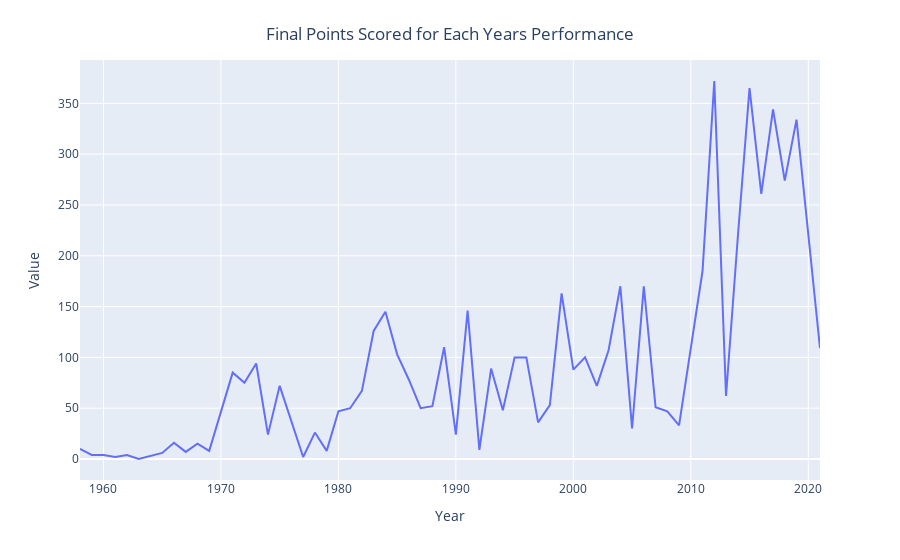

Notebook source saved alongside this figure:
### Code cell
final_points = df.data.loc[df.data['Measure'] == 'Final Points'].sort_values(by=['Year'], ascending=True)

fig = px.line(final_points, x="Year", y="Value")
fig.update_layout(
    title={
        'text': "Final Points Scored for Each Years Performance",
        'y':0.95,
        'x':0.5,
        'xanchor': 'center',
        'yanchor': 'top'})
fig.show()

### Figure 1 — Plotly figure (JSON) as saved in the notebook; plotly's stock layout.template omitted (floating-point values rounded to 4 significant figures)
{"data": [{"hovertemplate": "Year=%{x}<br>Value=%{y}<extra></extra>", "legendgroup": "", "line": {"color": "#636efa", "dash": "solid"}, "marker": {"symbol": "circle"}, "mode": "lines", "name": "", "orientation": "v", "showlegend": false, "type": "scatter", "x": [1958, 1959, 1960, 1961, 1962, 1963, 1965, 1966, 1967, 1968, 1969, 1971, 1972, 1973, 1974, 1975, 1977, 1978, 1979, 1980, 1981, 1982, 1983, 1984, 1985, 1986, 1987, 1988, 1989, 1990, 1991, 1992, 1993, 1994, 1995, 1996, 1997, 1998, 1999, 2000, 2001, 2002, 2003, 2004, 2005, 2006, 2007, 2008, 2009, 2011, 2012, 2013, 2014, 2015, 2016, 2017, 2018, 2019, 2021], "xaxis": "x", "y": [10, 4, 4, 2, 4, 0, 6, 16, 7, 15, 8, 85, 75, 94, 24, 72, 2, 26, 8, 47, 50, 67, 126, 145, 103, 78, 50, 52, 110, 24, 146, 9, 89, 48, 100, 100, 36, 53, 163, 88, 100, 72, 107, 170, 30, 170, 51, 47, 33, 185, 372, 62, 218, 365, 261, 344, 274, 334, 109], "yaxis": "y"}], "layout": {"legend": {"tracegroupgap": 0}, "margin": {"t": 60}, "title": {"text": "Final Points Scored for Each Years Performance", "x": 0.5, "xanchor": "center", "y": 0.95, "yanchor": "top"}, "xaxis": {"anchor": "y", "domain": [0, 1], "title": {"text": "Year"}}, "yaxis": {"anchor": "x", "domain": [0, 1], "title": {"text": "Value"}}}}
